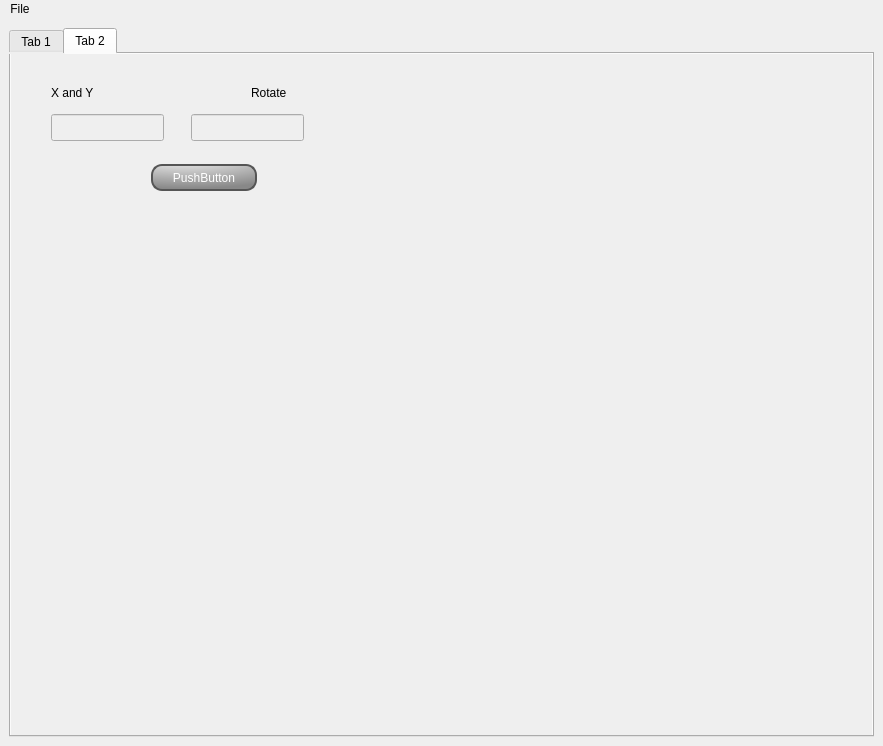
<?xml version="1.0" encoding="UTF-8"?>
<ui version="4.0">
 <class>MainWindow</class>
 <widget class="QMainWindow" name="MainWindow">
  <property name="windowModality">
   <enum>Qt::NonModal</enum>
  </property>
  <property name="geometry">
   <rect>
    <x>0</x>
    <y>0</y>
    <width>883</width>
    <height>746</height>
   </rect>
  </property>
  <property name="windowTitle">
   <string>HUSKY GUI Version: Sushi</string>
  </property>
  <property name="styleSheet">
   <string notr="true">background-color: #efefef;</string>
  </property>
  <widget class="QWidget" name="CentralWidget">
   <property name="styleSheet">
    <string notr="true">QLCDNumber
{
	background-color: rgb(0, 85, 127);
}

QPushButton
{
	font: 75 12pt &quot;STIX&quot;;
	width:100px;
	transition:5s;
	color: white;
	border: 2px solid #555;
	border-radius: 11px;
	padding: 1.05px;
	background: qradialgradient(cx: 0.3, cy: -0.4, fx: 0.3, fy: -0.4, radius: 1.35, stop: 0 #fff, stop: 1 #888);
	min-width: 10px;
}

QPushButton:hover
{
	background: #3cb0fd ;
   background-image: -webkit-linear-gradient(top, #3cb0fd , #3498db );
   background-image: -moz-linear-gradient(top, #3cb0fd , #3498db );
  background-image: -ms-linear-gradient(top, #3cb0fd , #3498db );
  background-image: -o-linear-gradient(top, #3cb0fd , #3498db );
  background-image: linear-gradient(to bottom, #3cb0fd , #3498db );
  text-decoration: none;
}

QPushButton:pressed
{
	background: qlineargradient( x1:0 y1:0, x2:0 y2:1, stop:0 #8c0000, stop:1 blue);
}

QSlider::groove:horizontal 
{
	border: 1px solid #bbb;
	background: white;
	height: 10px;
	border-radius: 4px;
}

QSlider::sub-page:horizontal 
{
	background: qlineargradient(x1: 0, y1: 0,    x2: 0, y2: 1, stop: 0 #66e, stop: 1 #bbf);
	background: qlineargradient(x1: 0, y1: 0.2, x2: 1, y2: 1, stop: 0 #bbf, stop: 1 #55f);
	border: 1px solid #777;
	height: 10px;
	border-radius: 4px;
}

QSlider::add-page:horizontal 
{
	background: #fff;
	border: 1px solid #777;
	height: 10px;
	border-radius: 4px;
}

QSlider::handle:horizontal 
{
	background: qlineargradient(x1:0, y1:0, x2:1, y2:1, stop:0 #eee, stop:1 #ccc);
	border: 1px solid #777;
	width: 13px;
	margin-top: -2px;
	margin-bottom: -2px;
	border-radius: 4px;
}

QSlider::handle:horizontal:hover 
{
	background: qlineargradient(x1:0, y1:0, x2:1, y2:1, stop:0 #fff, stop:1 #ddd);
	border: 1px solid #444;
	border-radius: 4px;
}


QProgressBar 
{
	color: black;
    border: 2px solid black;
    border-radius: 5px;
    text-align: center;
}

QProgressBar::chunk {
    background-color: green;
    width: 20px;
}

QLabel{
	font: 75 12pt &quot;STIX&quot;;
}

</string>
   </property>
   <layout class="QGridLayout" name="gridLayout_2">
    <item row="0" column="0">
     <widget class="QTabWidget" name="tabWidget">
      <property name="currentIndex">
       <number>1</number>
      </property>
      <widget class="QWidget" name="tab_5">
       <attribute name="title">
        <string>Tab 1</string>
       </attribute>
       <layout class="QGridLayout" name="gridLayout">
        <item row="0" column="0" colspan="2">
         <widget class="QLabel" name="image_frame">
          <property name="sizePolicy">
           <sizepolicy hsizetype="Preferred" vsizetype="Preferred">
            <horstretch>1</horstretch>
            <verstretch>1</verstretch>
           </sizepolicy>
          </property>
          <property name="minimumSize">
           <size>
            <width>100</width>
            <height>100</height>
           </size>
          </property>
          <property name="frameShape">
           <enum>QFrame::NoFrame</enum>
          </property>
          <property name="text">
           <string/>
          </property>
         </widget>
        </item>
        <item row="1" column="0" rowspan="2" colspan="2">
         <layout class="QHBoxLayout" name="horizontalLayout_4">
          <item>
           <layout class="QVBoxLayout" name="VerticalLayout">
            <item>
             <widget class="QLabel" name="LinearSpeedLabel">
              <property name="font">
               <font>
                <family>STIX</family>
                <pointsize>12</pointsize>
                <weight>9</weight>
                <italic>false</italic>
                <bold>false</bold>
               </font>
              </property>
              <property name="cursor">
               <cursorShape>ArrowCursor</cursorShape>
              </property>
              <property name="text">
               <string>Linear Speed</string>
              </property>
             </widget>
            </item>
            <item alignment="Qt::AlignLeft">
             <widget class="QSlider" name="LinearSpeedSlider">
              <property name="cursor">
               <cursorShape>PointingHandCursor</cursorShape>
              </property>
              <property name="mouseTracking">
               <bool>false</bool>
              </property>
              <property name="focusPolicy">
               <enum>Qt::NoFocus</enum>
              </property>
              <property name="autoFillBackground">
               <bool>false</bool>
              </property>
              <property name="minimum">
               <number>0</number>
              </property>
              <property name="maximum">
               <number>5</number>
              </property>
              <property name="pageStep">
               <number>0</number>
              </property>
              <property name="value">
               <number>1</number>
              </property>
              <property name="tracking">
               <bool>false</bool>
              </property>
              <property name="orientation">
               <enum>Qt::Horizontal</enum>
              </property>
              <property name="tickPosition">
               <enum>QSlider::NoTicks</enum>
              </property>
              <property name="tickInterval">
               <number>1</number>
              </property>
             </widget>
            </item>
            <item alignment="Qt::AlignLeft">
             <widget class="QLCDNumber" name="LinearSpeedLCD">
              <property name="font">
               <font>
                <family>STIX</family>
                <pointsize>11</pointsize>
               </font>
              </property>
              <property name="layoutDirection">
               <enum>Qt::LeftToRight</enum>
              </property>
              <property name="frameShape">
               <enum>QFrame::WinPanel</enum>
              </property>
              <property name="frameShadow">
               <enum>QFrame::Raised</enum>
              </property>
              <property name="lineWidth">
               <number>1</number>
              </property>
              <property name="smallDecimalPoint">
               <bool>true</bool>
              </property>
              <property name="mode">
               <enum>QLCDNumber::Dec</enum>
              </property>
              <property name="segmentStyle">
               <enum>QLCDNumber::Outline</enum>
              </property>
              <property name="value" stdset="0">
               <double>1.000000000000000</double>
              </property>
             </widget>
            </item>
            <item alignment="Qt::AlignLeft">
             <widget class="QLabel" name="AngularSpeedLabel">
              <property name="font">
               <font>
                <family>STIX</family>
                <pointsize>12</pointsize>
                <weight>9</weight>
                <italic>false</italic>
                <bold>false</bold>
               </font>
              </property>
              <property name="text">
               <string>Angular Speed</string>
              </property>
             </widget>
            </item>
            <item alignment="Qt::AlignLeft">
             <widget class="QSlider" name="AngularSpeedSlider">
              <property name="cursor">
               <cursorShape>PointingHandCursor</cursorShape>
              </property>
              <property name="mouseTracking">
               <bool>false</bool>
              </property>
              <property name="focusPolicy">
               <enum>Qt::NoFocus</enum>
              </property>
              <property name="autoFillBackground">
               <bool>false</bool>
              </property>
              <property name="minimum">
               <number>0</number>
              </property>
              <property name="maximum">
               <number>5</number>
              </property>
              <property name="pageStep">
               <number>0</number>
              </property>
              <property name="value">
               <number>1</number>
              </property>
              <property name="tracking">
               <bool>false</bool>
              </property>
              <property name="orientation">
               <enum>Qt::Horizontal</enum>
              </property>
              <property name="tickPosition">
               <enum>QSlider::NoTicks</enum>
              </property>
              <property name="tickInterval">
               <number>1</number>
              </property>
             </widget>
            </item>
            <item alignment="Qt::AlignLeft">
             <widget class="QLCDNumber" name="AngularSpeedLCD">
              <property name="styleSheet">
               <string notr="true"/>
              </property>
              <property name="frameShape">
               <enum>QFrame::WinPanel</enum>
              </property>
              <property name="value" stdset="0">
               <double>1.000000000000000</double>
              </property>
             </widget>
            </item>
           </layout>
          </item>
          <item>
           <spacer name="horizontalSpacer">
            <property name="orientation">
             <enum>Qt::Horizontal</enum>
            </property>
            <property name="sizeHint" stdset="0">
             <size>
              <width>40</width>
              <height>20</height>
             </size>
            </property>
           </spacer>
          </item>
          <item>
           <layout class="QVBoxLayout" name="VerticalLayout2">
            <item>
             <layout class="QHBoxLayout" name="HorizontalLayout">
              <item alignment="Qt::AlignHCenter|Qt::AlignVCenter">
               <widget class="QPushButton" name="GoButton">
                <property name="cursor">
                 <cursorShape>PointingHandCursor</cursorShape>
                </property>
                <property name="focusPolicy">
                 <enum>Qt::NoFocus</enum>
                </property>
                <property name="styleSheet">
                 <string notr="true"/>
                </property>
                <property name="text">
                 <string>GO!</string>
                </property>
                <property name="checkable">
                 <bool>false</bool>
                </property>
                <property name="autoRepeat">
                 <bool>false</bool>
                </property>
                <property name="autoRepeatDelay">
                 <number>0</number>
                </property>
                <property name="autoRepeatInterval">
                 <number>2</number>
                </property>
               </widget>
              </item>
              <item alignment="Qt::AlignHCenter|Qt::AlignVCenter">
               <widget class="QPushButton" name="StopButton">
                <property name="sizePolicy">
                 <sizepolicy hsizetype="Ignored" vsizetype="Ignored">
                  <horstretch>0</horstretch>
                  <verstretch>0</verstretch>
                 </sizepolicy>
                </property>
                <property name="cursor">
                 <cursorShape>PointingHandCursor</cursorShape>
                </property>
                <property name="focusPolicy">
                 <enum>Qt::NoFocus</enum>
                </property>
                <property name="styleSheet">
                 <string notr="true"/>
                </property>
                <property name="text">
                 <string>STOP!!</string>
                </property>
               </widget>
              </item>
             </layout>
            </item>
            <item>
             <layout class="QGridLayout" name="GridLayout2">
              <item row="3" column="3" alignment="Qt::AlignTop">
               <widget class="QPushButton" name="DownButton">
                <property name="maximumSize">
                 <size>
                  <width>40</width>
                  <height>16777215</height>
                 </size>
                </property>
                <property name="cursor">
                 <cursorShape>PointingHandCursor</cursorShape>
                </property>
                <property name="focusPolicy">
                 <enum>Qt::NoFocus</enum>
                </property>
                <property name="styleSheet">
                 <string notr="true"/>
                </property>
                <property name="text">
                 <string>v</string>
                </property>
                <property name="checkable">
                 <bool>false</bool>
                </property>
                <property name="autoRepeat">
                 <bool>false</bool>
                </property>
                <property name="autoRepeatDelay">
                 <number>0</number>
                </property>
                <property name="autoRepeatInterval">
                 <number>2</number>
                </property>
               </widget>
              </item>
              <item row="3" column="5" alignment="Qt::AlignLeft">
               <widget class="QPushButton" name="RightButton">
                <property name="maximumSize">
                 <size>
                  <width>40</width>
                  <height>16777215</height>
                 </size>
                </property>
                <property name="cursor">
                 <cursorShape>PointingHandCursor</cursorShape>
                </property>
                <property name="mouseTracking">
                 <bool>true</bool>
                </property>
                <property name="focusPolicy">
                 <enum>Qt::NoFocus</enum>
                </property>
                <property name="autoFillBackground">
                 <bool>false</bool>
                </property>
                <property name="styleSheet">
                 <string notr="true"/>
                </property>
                <property name="text">
                 <string>&gt;</string>
                </property>
                <property name="checkable">
                 <bool>false</bool>
                </property>
                <property name="autoRepeat">
                 <bool>false</bool>
                </property>
                <property name="autoRepeatDelay">
                 <number>0</number>
                </property>
                <property name="autoRepeatInterval">
                 <number>2</number>
                </property>
               </widget>
              </item>
              <item row="3" column="2" alignment="Qt::AlignRight">
               <widget class="QPushButton" name="LeftButton">
                <property name="maximumSize">
                 <size>
                  <width>40</width>
                  <height>16777215</height>
                 </size>
                </property>
                <property name="cursor">
                 <cursorShape>PointingHandCursor</cursorShape>
                </property>
                <property name="focusPolicy">
                 <enum>Qt::NoFocus</enum>
                </property>
                <property name="styleSheet">
                 <string notr="true"/>
                </property>
                <property name="text">
                 <string>&lt;</string>
                </property>
                <property name="checkable">
                 <bool>false</bool>
                </property>
                <property name="autoRepeat">
                 <bool>false</bool>
                </property>
                <property name="autoRepeatDelay">
                 <number>0</number>
                </property>
                <property name="autoRepeatInterval">
                 <number>2</number>
                </property>
               </widget>
              </item>
              <item row="2" column="3" alignment="Qt::AlignHCenter|Qt::AlignBottom">
               <widget class="QPushButton" name="UpButton">
                <property name="sizePolicy">
                 <sizepolicy hsizetype="Minimum" vsizetype="Minimum">
                  <horstretch>0</horstretch>
                  <verstretch>0</verstretch>
                 </sizepolicy>
                </property>
                <property name="maximumSize">
                 <size>
                  <width>40</width>
                  <height>16777215</height>
                 </size>
                </property>
                <property name="cursor">
                 <cursorShape>PointingHandCursor</cursorShape>
                </property>
                <property name="focusPolicy">
                 <enum>Qt::NoFocus</enum>
                </property>
                <property name="styleSheet">
                 <string notr="true"/>
                </property>
                <property name="text">
                 <string>^</string>
                </property>
                <property name="checkable">
                 <bool>false</bool>
                </property>
                <property name="checked">
                 <bool>false</bool>
                </property>
                <property name="autoRepeat">
                 <bool>false</bool>
                </property>
                <property name="autoRepeatDelay">
                 <number>0</number>
                </property>
                <property name="autoRepeatInterval">
                 <number>2</number>
                </property>
               </widget>
              </item>
             </layout>
            </item>
            <item>
             <widget class="QProgressBar" name="BatteryBar">
              <property name="palette">
               <palette>
                <active>
                 <colorrole role="WindowText">
                  <brush brushstyle="SolidPattern">
                   <color alpha="255">
                    <red>0</red>
                    <green>0</green>
                    <blue>0</blue>
                   </color>
                  </brush>
                 </colorrole>
                 <colorrole role="Button">
                  <brush brushstyle="SolidPattern">
                   <color alpha="255">
                    <red>239</red>
                    <green>239</green>
                    <blue>239</blue>
                   </color>
                  </brush>
                 </colorrole>
                 <colorrole role="Light">
                  <brush brushstyle="SolidPattern">
                   <color alpha="255">
                    <red>127</red>
                    <green>127</green>
                    <blue>255</blue>
                   </color>
                  </brush>
                 </colorrole>
                 <colorrole role="Midlight">
                  <brush brushstyle="SolidPattern">
                   <color alpha="255">
                    <red>63</red>
                    <green>63</green>
                    <blue>255</blue>
                   </color>
                  </brush>
                 </colorrole>
                 <colorrole role="Dark">
                  <brush brushstyle="SolidPattern">
                   <color alpha="255">
                    <red>0</red>
                    <green>0</green>
                    <blue>127</blue>
                   </color>
                  </brush>
                 </colorrole>
                 <colorrole role="Mid">
                  <brush brushstyle="SolidPattern">
                   <color alpha="255">
                    <red>0</red>
                    <green>0</green>
                    <blue>170</blue>
                   </color>
                  </brush>
                 </colorrole>
                 <colorrole role="Text">
                  <brush brushstyle="SolidPattern">
                   <color alpha="255">
                    <red>0</red>
                    <green>0</green>
                    <blue>0</blue>
                   </color>
                  </brush>
                 </colorrole>
                 <colorrole role="BrightText">
                  <brush brushstyle="SolidPattern">
                   <color alpha="255">
                    <red>255</red>
                    <green>255</green>
                    <blue>255</blue>
                   </color>
                  </brush>
                 </colorrole>
                 <colorrole role="ButtonText">
                  <brush brushstyle="SolidPattern">
                   <color alpha="255">
                    <red>0</red>
                    <green>0</green>
                    <blue>0</blue>
                   </color>
                  </brush>
                 </colorrole>
                 <colorrole role="Base">
                  <brush brushstyle="SolidPattern">
                   <color alpha="255">
                    <red>239</red>
                    <green>239</green>
                    <blue>239</blue>
                   </color>
                  </brush>
                 </colorrole>
                 <colorrole role="Window">
                  <brush brushstyle="SolidPattern">
                   <color alpha="255">
                    <red>239</red>
                    <green>239</green>
                    <blue>239</blue>
                   </color>
                  </brush>
                 </colorrole>
                 <colorrole role="Shadow">
                  <brush brushstyle="SolidPattern">
                   <color alpha="255">
                    <red>0</red>
                    <green>0</green>
                    <blue>0</blue>
                   </color>
                  </brush>
                 </colorrole>
                 <colorrole role="Highlight">
                  <brush brushstyle="SolidPattern">
                   <color alpha="255">
                    <red>85</red>
                    <green>170</green>
                    <blue>0</blue>
                   </color>
                  </brush>
                 </colorrole>
                 <colorrole role="HighlightedText">
                  <brush brushstyle="SolidPattern">
                   <color alpha="255">
                    <red>85</red>
                    <green>170</green>
                    <blue>0</blue>
                   </color>
                  </brush>
                 </colorrole>
                 <colorrole role="AlternateBase">
                  <brush brushstyle="SolidPattern">
                   <color alpha="255">
                    <red>85</red>
                    <green>170</green>
                    <blue>0</blue>
                   </color>
                  </brush>
                 </colorrole>
                 <colorrole role="ToolTipBase">
                  <brush brushstyle="SolidPattern">
                   <color alpha="255">
                    <red>255</red>
                    <green>255</green>
                    <blue>220</blue>
                   </color>
                  </brush>
                 </colorrole>
                 <colorrole role="ToolTipText">
                  <brush brushstyle="SolidPattern">
                   <color alpha="255">
                    <red>0</red>
                    <green>0</green>
                    <blue>0</blue>
                   </color>
                  </brush>
                 </colorrole>
                </active>
                <inactive>
                 <colorrole role="WindowText">
                  <brush brushstyle="SolidPattern">
                   <color alpha="255">
                    <red>0</red>
                    <green>0</green>
                    <blue>0</blue>
                   </color>
                  </brush>
                 </colorrole>
                 <colorrole role="Button">
                  <brush brushstyle="SolidPattern">
                   <color alpha="255">
                    <red>239</red>
                    <green>239</green>
                    <blue>239</blue>
                   </color>
                  </brush>
                 </colorrole>
                 <colorrole role="Light">
                  <brush brushstyle="SolidPattern">
                   <color alpha="255">
                    <red>127</red>
                    <green>127</green>
                    <blue>255</blue>
                   </color>
                  </brush>
                 </colorrole>
                 <colorrole role="Midlight">
                  <brush brushstyle="SolidPattern">
                   <color alpha="255">
                    <red>63</red>
                    <green>63</green>
                    <blue>255</blue>
                   </color>
                  </brush>
                 </colorrole>
                 <colorrole role="Dark">
                  <brush brushstyle="SolidPattern">
                   <color alpha="255">
                    <red>0</red>
                    <green>0</green>
                    <blue>127</blue>
                   </color>
                  </brush>
                 </colorrole>
                 <colorrole role="Mid">
                  <brush brushstyle="SolidPattern">
                   <color alpha="255">
                    <red>0</red>
                    <green>0</green>
                    <blue>170</blue>
                   </color>
                  </brush>
                 </colorrole>
                 <colorrole role="Text">
                  <brush brushstyle="SolidPattern">
                   <color alpha="255">
                    <red>0</red>
                    <green>0</green>
                    <blue>0</blue>
                   </color>
                  </brush>
                 </colorrole>
                 <colorrole role="BrightText">
                  <brush brushstyle="SolidPattern">
                   <color alpha="255">
                    <red>255</red>
                    <green>255</green>
                    <blue>255</blue>
                   </color>
                  </brush>
                 </colorrole>
                 <colorrole role="ButtonText">
                  <brush brushstyle="SolidPattern">
                   <color alpha="255">
                    <red>0</red>
                    <green>0</green>
                    <blue>0</blue>
                   </color>
                  </brush>
                 </colorrole>
                 <colorrole role="Base">
                  <brush brushstyle="SolidPattern">
                   <color alpha="255">
                    <red>239</red>
                    <green>239</green>
                    <blue>239</blue>
                   </color>
                  </brush>
                 </colorrole>
                 <colorrole role="Window">
                  <brush brushstyle="SolidPattern">
                   <color alpha="255">
                    <red>239</red>
                    <green>239</green>
                    <blue>239</blue>
                   </color>
                  </brush>
                 </colorrole>
                 <colorrole role="Shadow">
                  <brush brushstyle="SolidPattern">
                   <color alpha="255">
                    <red>0</red>
                    <green>0</green>
                    <blue>0</blue>
                   </color>
                  </brush>
                 </colorrole>
                 <colorrole role="Highlight">
                  <brush brushstyle="SolidPattern">
                   <color alpha="255">
                    <red>85</red>
                    <green>170</green>
                    <blue>0</blue>
                   </color>
                  </brush>
                 </colorrole>
                 <colorrole role="HighlightedText">
                  <brush brushstyle="SolidPattern">
                   <color alpha="255">
                    <red>85</red>
                    <green>170</green>
                    <blue>0</blue>
                   </color>
                  </brush>
                 </colorrole>
                 <colorrole role="AlternateBase">
                  <brush brushstyle="SolidPattern">
                   <color alpha="255">
                    <red>85</red>
                    <green>170</green>
                    <blue>0</blue>
                   </color>
                  </brush>
                 </colorrole>
                 <colorrole role="ToolTipBase">
                  <brush brushstyle="SolidPattern">
                   <color alpha="255">
                    <red>255</red>
                    <green>255</green>
                    <blue>220</blue>
                   </color>
                  </brush>
                 </colorrole>
                 <colorrole role="ToolTipText">
                  <brush brushstyle="SolidPattern">
                   <color alpha="255">
                    <red>0</red>
                    <green>0</green>
                    <blue>0</blue>
                   </color>
                  </brush>
                 </colorrole>
                </inactive>
                <disabled>
                 <colorrole role="WindowText">
                  <brush brushstyle="SolidPattern">
                   <color alpha="255">
                    <red>0</red>
                    <green>0</green>
                    <blue>0</blue>
                   </color>
                  </brush>
                 </colorrole>
                 <colorrole role="Button">
                  <brush brushstyle="SolidPattern">
                   <color alpha="255">
                    <red>239</red>
                    <green>239</green>
                    <blue>239</blue>
                   </color>
                  </brush>
                 </colorrole>
                 <colorrole role="Light">
                  <brush brushstyle="SolidPattern">
                   <color alpha="255">
                    <red>127</red>
                    <green>127</green>
                    <blue>255</blue>
                   </color>
                  </brush>
                 </colorrole>
                 <colorrole role="Midlight">
                  <brush brushstyle="SolidPattern">
                   <color alpha="255">
                    <red>63</red>
                    <green>63</green>
                    <blue>255</blue>
                   </color>
                  </brush>
                 </colorrole>
                 <colorrole role="Dark">
                  <brush brushstyle="SolidPattern">
                   <color alpha="255">
                    <red>0</red>
                    <green>0</green>
                    <blue>127</blue>
                   </color>
                  </brush>
                 </colorrole>
                 <colorrole role="Mid">
                  <brush brushstyle="SolidPattern">
                   <color alpha="255">
                    <red>0</red>
                    <green>0</green>
                    <blue>170</blue>
                   </color>
                  </brush>
                 </colorrole>
                 <colorrole role="Text">
                  <brush brushstyle="SolidPattern">
                   <color alpha="255">
                    <red>0</red>
                    <green>0</green>
                    <blue>0</blue>
                   </color>
                  </brush>
                 </colorrole>
                 <colorrole role="BrightText">
                  <brush brushstyle="SolidPattern">
                   <color alpha="255">
                    <red>255</red>
                    <green>255</green>
                    <blue>255</blue>
                   </color>
                  </brush>
                 </colorrole>
                 <colorrole role="ButtonText">
                  <brush brushstyle="SolidPattern">
                   <color alpha="255">
                    <red>0</red>
                    <green>0</green>
                    <blue>0</blue>
                   </color>
                  </brush>
                 </colorrole>
                 <colorrole role="Base">
                  <brush brushstyle="SolidPattern">
                   <color alpha="255">
                    <red>239</red>
                    <green>239</green>
                    <blue>239</blue>
                   </color>
                  </brush>
                 </colorrole>
                 <colorrole role="Window">
                  <brush brushstyle="SolidPattern">
                   <color alpha="255">
                    <red>239</red>
                    <green>239</green>
                    <blue>239</blue>
                   </color>
                  </brush>
                 </colorrole>
                 <colorrole role="Shadow">
                  <brush brushstyle="SolidPattern">
                   <color alpha="255">
                    <red>0</red>
                    <green>0</green>
                    <blue>0</blue>
                   </color>
                  </brush>
                 </colorrole>
                 <colorrole role="Highlight">
                  <brush brushstyle="SolidPattern">
                   <color alpha="255">
                    <red>85</red>
                    <green>170</green>
                    <blue>0</blue>
                   </color>
                  </brush>
                 </colorrole>
                 <colorrole role="HighlightedText">
                  <brush brushstyle="SolidPattern">
                   <color alpha="255">
                    <red>85</red>
                    <green>170</green>
                    <blue>0</blue>
                   </color>
                  </brush>
                 </colorrole>
                 <colorrole role="AlternateBase">
                  <brush brushstyle="SolidPattern">
                   <color alpha="255">
                    <red>85</red>
                    <green>170</green>
                    <blue>0</blue>
                   </color>
                  </brush>
                 </colorrole>
                 <colorrole role="ToolTipBase">
                  <brush brushstyle="SolidPattern">
                   <color alpha="255">
                    <red>255</red>
                    <green>255</green>
                    <blue>220</blue>
                   </color>
                  </brush>
                 </colorrole>
                 <colorrole role="ToolTipText">
                  <brush brushstyle="SolidPattern">
                   <color alpha="255">
                    <red>0</red>
                    <green>0</green>
                    <blue>0</blue>
                   </color>
                  </brush>
                 </colorrole>
                </disabled>
               </palette>
              </property>
              <property name="focusPolicy">
               <enum>Qt::NoFocus</enum>
              </property>
              <property name="styleSheet">
               <string notr="true"/>
              </property>
              <property name="value">
               <number>69</number>
              </property>
              <property name="textVisible">
               <bool>true</bool>
              </property>
             </widget>
            </item>
           </layout>
          </item>
         </layout>
        </item>
        <item row="3" column="0" colspan="2">
         <widget class="QTextEdit" name="TextEditBox">
          <property name="sizePolicy">
           <sizepolicy hsizetype="Minimum" vsizetype="Minimum">
            <horstretch>0</horstretch>
            <verstretch>0</verstretch>
           </sizepolicy>
          </property>
          <property name="focusPolicy">
           <enum>Qt::NoFocus</enum>
          </property>
          <property name="styleSheet">
           <string notr="true"/>
          </property>
          <property name="frameShape">
           <enum>QFrame::Box</enum>
          </property>
          <property name="frameShadow">
           <enum>QFrame::Raised</enum>
          </property>
          <property name="html">
           <string>&lt;!DOCTYPE HTML PUBLIC &quot;-//W3C//DTD HTML 4.0//EN&quot; &quot;http://www.w3.org/TR/REC-html40/strict.dtd&quot;&gt;
&lt;html&gt;&lt;head&gt;&lt;meta name=&quot;qrichtext&quot; content=&quot;1&quot; /&gt;&lt;style type=&quot;text/css&quot;&gt;
p, li { white-space: pre-wrap; }
&lt;/style&gt;&lt;/head&gt;&lt;body style=&quot; font-family:'Ubuntu'; font-size:11pt; font-weight:400; font-style:normal;&quot;&gt;
&lt;p style=&quot;-qt-paragraph-type:empty; margin-top:0px; margin-bottom:0px; margin-left:0px; margin-right:0px; -qt-block-indent:0; text-indent:0px;&quot;&gt;&lt;br /&gt;&lt;/p&gt;&lt;/body&gt;&lt;/html&gt;</string>
          </property>
         </widget>
        </item>
       </layout>
       <zorder>image_frame</zorder>
       <zorder></zorder>
       <zorder>TextEditBox</zorder>
      </widget>
      <widget class="QWidget" name="tab_6">
       <attribute name="title">
        <string>Tab 2</string>
       </attribute>
       <widget class="QPushButton" name="LocButton">
        <property name="geometry">
         <rect>
          <x>140</x>
          <y>110</y>
          <width>106</width>
          <height>27</height>
         </rect>
        </property>
        <property name="text">
         <string>PushButton</string>
        </property>
       </widget>
       <widget class="QLineEdit" name="LatBox">
        <property name="geometry">
         <rect>
          <x>40</x>
          <y>60</y>
          <width>113</width>
          <height>27</height>
         </rect>
        </property>
       </widget>
       <widget class="QLineEdit" name="LongBox">
        <property name="geometry">
         <rect>
          <x>180</x>
          <y>60</y>
          <width>113</width>
          <height>27</height>
         </rect>
        </property>
       </widget>
       <widget class="QLabel" name="label">
        <property name="geometry">
         <rect>
          <x>40</x>
          <y>30</y>
          <width>67</width>
          <height>17</height>
         </rect>
        </property>
        <property name="text">
         <string>X and Y</string>
        </property>
       </widget>
       <widget class="QLabel" name="label_2">
        <property name="geometry">
         <rect>
          <x>240</x>
          <y>30</y>
          <width>67</width>
          <height>17</height>
         </rect>
        </property>
        <property name="text">
         <string>Rotate</string>
        </property>
       </widget>
      </widget>
     </widget>
    </item>
   </layout>
  </widget>
  <widget class="QMenuBar" name="MenuBar">
   <property name="geometry">
    <rect>
     <x>0</x>
     <y>0</y>
     <width>883</width>
     <height>25</height>
    </rect>
   </property>
   <widget class="QMenu" name="MenuFile">
    <property name="title">
     <string>File</string>
    </property>
    <addaction name="ActionClose"/>
   </widget>
   <addaction name="MenuFile"/>
  </widget>
  <action name="actionDem_titties">
   <property name="text">
    <string>dem titties</string>
   </property>
  </action>
  <action name="actionFile">
   <property name="text">
    <string>\</string>
   </property>
  </action>
  <action name="ActionClose">
   <property name="text">
    <string>Close GUI</string>
   </property>
  </action>
 </widget>
 <resources/>
 <connections>
  <connection>
   <sender>LinearSpeedSlider</sender>
   <signal>sliderMoved(int)</signal>
   <receiver>LinearSpeedLCD</receiver>
   <slot>display(int)</slot>
   <hints>
    <hint type="sourcelabel">
     <x>178</x>
     <y>377</y>
    </hint>
    <hint type="destinationlabel">
     <x>176</x>
     <y>406</y>
    </hint>
   </hints>
  </connection>
  <connection>
   <sender>AngularSpeedSlider</sender>
   <signal>sliderMoved(int)</signal>
   <receiver>AngularSpeedLCD</receiver>
   <slot>display(int)</slot>
   <hints>
    <hint type="sourcelabel">
     <x>365</x>
     <y>445</y>
    </hint>
    <hint type="destinationlabel">
     <x>349</x>
     <y>501</y>
    </hint>
   </hints>
  </connection>
  <connection>
   <sender>MenuBar</sender>
   <signal>triggered(QAction*)</signal>
   <receiver>MainWindow</receiver>
   <slot>close()</slot>
   <hints>
    <hint type="sourcelabel">
     <x>30</x>
     <y>16</y>
    </hint>
    <hint type="destinationlabel">
     <x>3</x>
     <y>74</y>
    </hint>
   </hints>
  </connection>
 </connections>
</ui>
